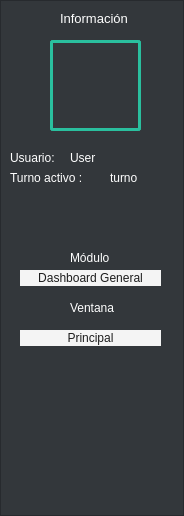
     <widget class="QFrame" name="frame_3">
      <property name="minimumSize">
       <size>
        <width>184</width>
        <height>516</height>
       </size>
      </property>
      <property name="maximumSize">
       <size>
        <width>200</width>
        <height>16777215</height>
       </size>
      </property>
      <property name="styleSheet">
       <string notr="true">background-color: rgb(51, 55, 59);</string>
      </property>
      <property name="frameShape">
       <enum>QFrame::Shape::StyledPanel</enum>
      </property>
      <property name="frameShadow">
       <enum>QFrame::Shadow::Raised</enum>
      </property>
      <widget class="QLabel" name="label_2">
       <property name="geometry">
        <rect>
         <x>60</x>
         <y>10</y>
         <width>71</width>
         <height>16</height>
        </rect>
       </property>
       <property name="font">
        <font>
         <pointsize>10</pointsize>
        </font>
       </property>
       <property name="styleSheet">
        <string notr="true">color: rgb(255, 255, 255);</string>
       </property>
       <property name="text">
        <string>Información</string>
       </property>
      </widget>
      <widget class="QLabel" name="label_3">
       <property name="geometry">
        <rect>
         <x>50</x>
         <y>40</y>
         <width>91</width>
         <height>91</height>
        </rect>
       </property>
       <property name="styleSheet">
        <string notr="true">border: 3px solid #2ABF9E;
border-radius: 3px;
</string>
       </property>
       <property name="text">
        <string/>
       </property>
       <property name="pixmap">
        <pixmap resource="../resources/imagenes.qrc">:/xy/images/user.jpg</pixmap>
       </property>
       <property name="scaledContents">
        <bool>true</bool>
       </property>
       <property name="wordWrap">
        <bool>false</bool>
       </property>
      </widget>
      <widget class="QLabel" name="label_4">
       <property name="geometry">
        <rect>
         <x>10</x>
         <y>150</y>
         <width>51</width>
         <height>16</height>
        </rect>
       </property>
       <property name="font">
        <font>
         <pointsize>9</pointsize>
        </font>
       </property>
       <property name="styleSheet">
        <string notr="true">color: rgb(255, 255, 255);</string>
       </property>
       <property name="text">
        <string>Usuario:</string>
       </property>
      </widget>
      <widget class="QLabel" name="label_5">
       <property name="geometry">
        <rect>
         <x>10</x>
         <y>170</y>
         <width>81</width>
         <height>16</height>
        </rect>
       </property>
       <property name="font">
        <font>
         <pointsize>9</pointsize>
        </font>
       </property>
       <property name="styleSheet">
        <string notr="true">color: rgb(255, 255, 255);</string>
       </property>
       <property name="text">
        <string>Turno activo :</string>
       </property>
      </widget>
      <widget class="QLabel" name="label_6">
       <property name="geometry">
        <rect>
         <x>70</x>
         <y>250</y>
         <width>51</width>
         <height>16</height>
        </rect>
       </property>
       <property name="font">
        <font>
         <pointsize>9</pointsize>
        </font>
       </property>
       <property name="styleSheet">
        <string notr="true">color: rgb(255, 255, 255);</string>
       </property>
       <property name="text">
        <string>Módulo</string>
       </property>
      </widget>
      <widget class="QLabel" name="label_7">
       <property name="geometry">
        <rect>
         <x>70</x>
         <y>300</y>
         <width>51</width>
         <height>16</height>
        </rect>
       </property>
       <property name="font">
        <font>
         <pointsize>9</pointsize>
        </font>
       </property>
       <property name="styleSheet">
        <string notr="true">color: rgb(255, 255, 255);</string>
       </property>
       <property name="text">
        <string>Ventana</string>
       </property>
      </widget>
      <widget class="QLabel" name="lblEmpleado">
       <property name="geometry">
        <rect>
         <x>70</x>
         <y>150</y>
         <width>101</width>
         <height>16</height>
        </rect>
       </property>
       <property name="font">
        <font>
         <pointsize>9</pointsize>
        </font>
       </property>
       <property name="styleSheet">
        <string notr="true">color: rgb(255, 255, 255);</string>
       </property>
       <property name="text">
        <string>User</string>
       </property>
      </widget>
      <widget class="QLabel" name="lblTurnoActivo">
       <property name="geometry">
        <rect>
         <x>110</x>
         <y>170</y>
         <width>41</width>
         <height>16</height>
        </rect>
       </property>
       <property name="font">
        <font>
         <pointsize>9</pointsize>
        </font>
       </property>
       <property name="styleSheet">
        <string notr="true">color: rgb(255, 255, 255);</string>
       </property>
       <property name="text">
        <string>turno</string>
       </property>
      </widget>
      <widget class="QLabel" name="label_10">
       <property name="geometry">
        <rect>
         <x>20</x>
         <y>270</y>
         <width>141</width>
         <height>16</height>
        </rect>
       </property>
       <property name="font">
        <font>
         <pointsize>9</pointsize>
        </font>
       </property>
       <property name="styleSheet">
        <string notr="true">background-color: rgb(244, 244, 244);
color: rgb(29, 29, 29);</string>
       </property>
       <property name="text">
        <string>Dashboard General</string>
       </property>
       <property name="alignment">
        <set>Qt::AlignmentFlag::AlignCenter</set>
       </property>
      </widget>
      <widget class="QLabel" name="label_11">
       <property name="geometry">
        <rect>
         <x>20</x>
         <y>330</y>
         <width>141</width>
         <height>16</height>
        </rect>
       </property>
       <property name="font">
        <font>
         <pointsize>9</pointsize>
        </font>
       </property>
       <property name="styleSheet">
        <string notr="true">background-color: rgb(244, 244, 244);
color: rgb(29, 29, 29);</string>
       </property>
       <property name="text">
        <string>Principal</string>
       </property>
       <property name="alignment">
        <set>Qt::AlignmentFlag::AlignCenter</set>
       </property>
      </widget>
     </widget>
